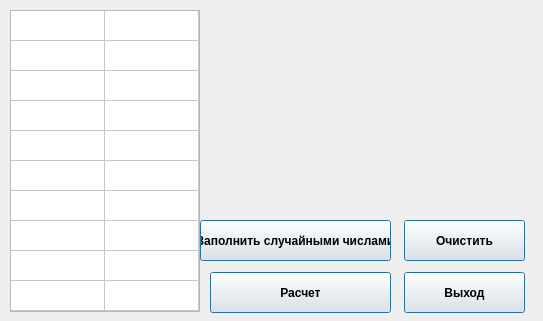
<?xml version="1.0" encoding="UTF-8"?>
<ui version="4.0">
 <class>Form</class>
 <widget class="QWidget" name="Form">
  <property name="geometry">
   <rect>
    <x>0</x>
    <y>0</y>
    <width>543</width>
    <height>321</height>
   </rect>
  </property>
  <property name="windowTitle">
   <string>Form</string>
  </property>
  <widget class="QLabel" name="label_img">
   <property name="geometry">
    <rect>
     <x>220</x>
     <y>20</y>
     <width>301</width>
     <height>191</height>
    </rect>
   </property>
   <property name="text">
    <string/>
   </property>
  </widget>
  <widget class="QTableWidget" name="tableWidget">
   <property name="geometry">
    <rect>
     <x>10</x>
     <y>10</y>
     <width>190</width>
     <height>302</height>
    </rect>
   </property>
   <property name="wordWrap">
    <bool>false</bool>
   </property>
   <property name="rowCount">
    <number>10</number>
   </property>
   <property name="columnCount">
    <number>2</number>
   </property>
   <attribute name="horizontalHeaderVisible">
    <bool>false</bool>
   </attribute>
   <attribute name="horizontalHeaderDefaultSectionSize">
    <number>94</number>
   </attribute>
   <attribute name="horizontalHeaderMinimumSectionSize">
    <number>30</number>
   </attribute>
   <attribute name="verticalHeaderVisible">
    <bool>false</bool>
   </attribute>
   <row>
    <property name="text">
     <string>New Row</string>
    </property>
   </row>
   <row>
    <property name="text">
     <string>New Row</string>
    </property>
   </row>
   <row/>
   <row/>
   <row/>
   <row/>
   <row/>
   <row/>
   <row/>
   <row/>
   <column>
    <property name="text">
     <string>New Column</string>
    </property>
   </column>
   <column>
    <property name="text">
     <string>New Column</string>
    </property>
   </column>
  </widget>
  <widget class="QPushButton" name="rndm_Btn">
   <property name="geometry">
    <rect>
     <x>200</x>
     <y>220</y>
     <width>191</width>
     <height>41</height>
    </rect>
   </property>
   <property name="font">
    <font>
     <weight>75</weight>
     <bold>true</bold>
    </font>
   </property>
   <property name="autoFillBackground">
    <bool>false</bool>
   </property>
   <property name="text">
    <string>Заполнить случайными числами</string>
   </property>
   <property name="checkable">
    <bool>false</bool>
   </property>
   <property name="autoRepeat">
    <bool>false</bool>
   </property>
   <property name="autoExclusive">
    <bool>false</bool>
   </property>
   <property name="autoDefault">
    <bool>false</bool>
   </property>
   <property name="default">
    <bool>true</bool>
   </property>
  </widget>
  <widget class="QPushButton" name="calc_Btn">
   <property name="geometry">
    <rect>
     <x>210</x>
     <y>272</y>
     <width>181</width>
     <height>41</height>
    </rect>
   </property>
   <property name="font">
    <font>
     <weight>75</weight>
     <bold>true</bold>
    </font>
   </property>
   <property name="text">
    <string>Расчет</string>
   </property>
   <property name="default">
    <bool>true</bool>
   </property>
  </widget>
  <widget class="QPushButton" name="exit_Btn">
   <property name="geometry">
    <rect>
     <x>404</x>
     <y>272</y>
     <width>121</width>
     <height>41</height>
    </rect>
   </property>
   <property name="font">
    <font>
     <weight>75</weight>
     <italic>false</italic>
     <bold>true</bold>
     <underline>false</underline>
     <strikeout>false</strikeout>
     <kerning>true</kerning>
    </font>
   </property>
   <property name="mouseTracking">
    <bool>false</bool>
   </property>
   <property name="tabletTracking">
    <bool>false</bool>
   </property>
   <property name="text">
    <string>Выход</string>
   </property>
   <property name="default">
    <bool>true</bool>
   </property>
   <property name="flat">
    <bool>false</bool>
   </property>
  </widget>
  <widget class="QPushButton" name="clear_Btn">
   <property name="geometry">
    <rect>
     <x>404</x>
     <y>220</y>
     <width>121</width>
     <height>41</height>
    </rect>
   </property>
   <property name="font">
    <font>
     <weight>75</weight>
     <bold>true</bold>
    </font>
   </property>
   <property name="text">
    <string>Очистить</string>
   </property>
   <property name="default">
    <bool>true</bool>
   </property>
  </widget>
 </widget>
 <resources/>
 <connections/>
</ui>
